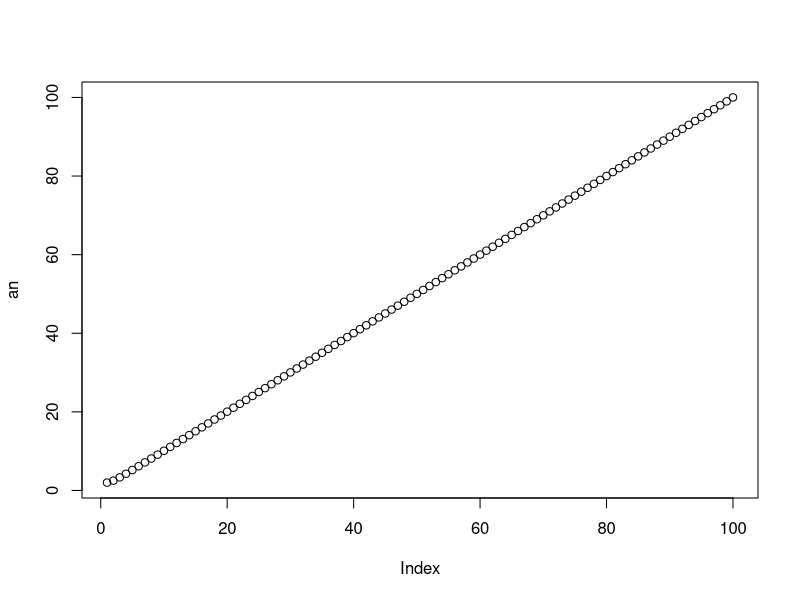

Write the R code that produced this figure.
n=1:100  #Tworzy wektor n zawierający liczby od 1 do 100.
n
an=n+(1/n)  #Tworzy wektor an, którego wartości są sumą odpowiadających elementów wektora n i odwrotności tych elementów.
mean(an)  #Oblicza średnią arytmetyczną wektora an.
sd(an) #Oblicza odchylenie standardowe wektora an.
plot(an) #Rysuje wykres wartości z wektora an
